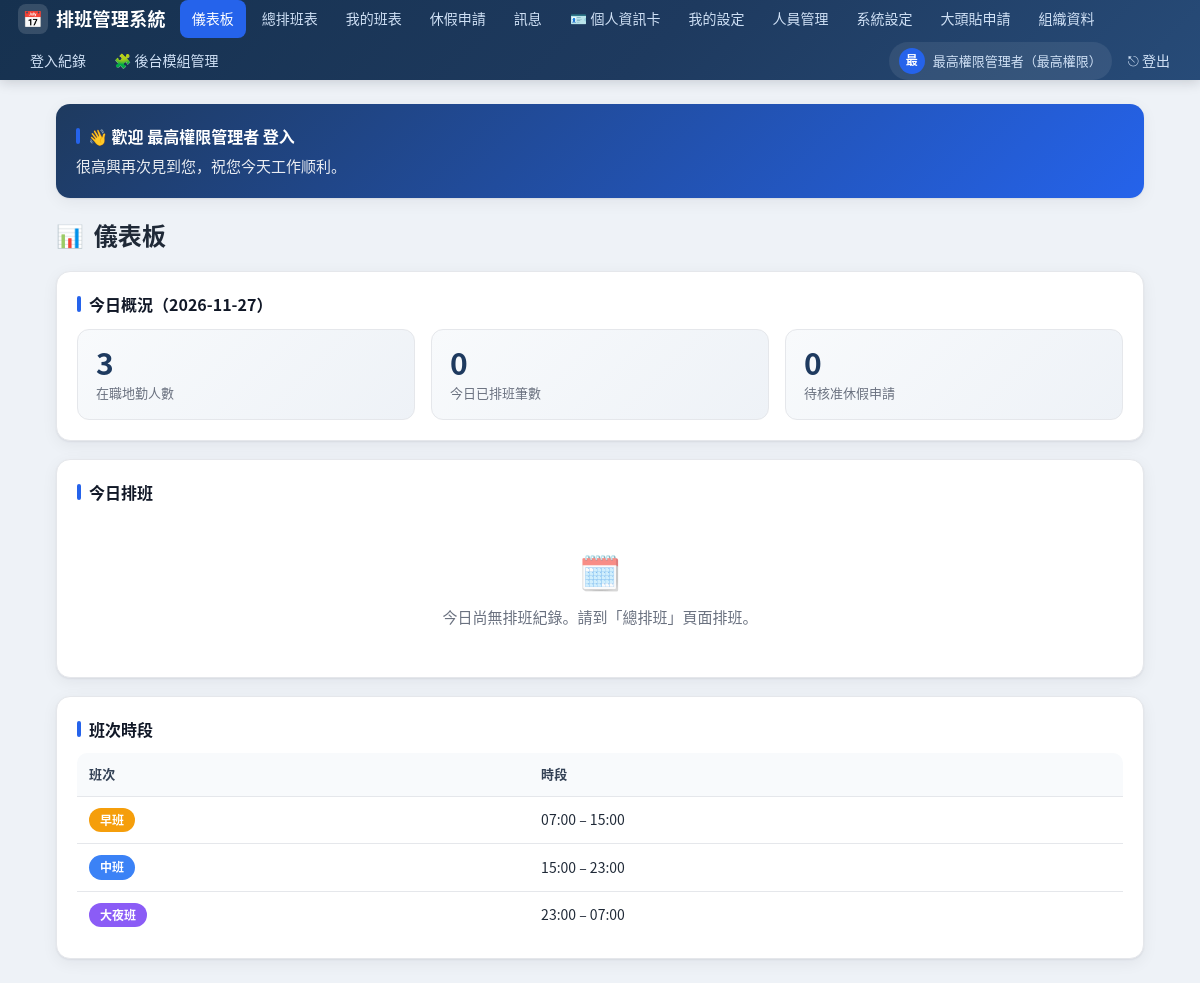
The page / (signed in) on the database its author committed.
### tables this page shows
CREATE TABLE settings (
    key TEXT PRIMARY KEY,
    value TEXT
);

CREATE TABLE shifts (
    id INTEGER PRIMARY KEY AUTOINCREMENT,
    name TEXT NOT NULL,
    start_time TEXT NOT NULL,
    end_time TEXT NOT NULL,
    color TEXT DEFAULT '#6b7280',
    active INTEGER DEFAULT 1
);

### app.py (the view)
@app.route("/")
@login_required()
def index():
    today = date.today().isoformat()
    db = get_db()
    shifts = db.execute("SELECT * FROM shifts WHERE active=1 ORDER BY start_time").fetchall()
    if session["role"] in ("admin", "superadmin"):
        staff_count = db.execute(
            "SELECT COUNT(*) FROM users WHERE role='staff' AND active=1").fetchone()[0]
        today_sched = db.execute(
            """SELECT s.date, u.full_name, sh.name AS shift_name, sh.color, f.flight_no
               FROM schedules s JOIN users u ON u.id=s.user_id
               JOIN shifts sh ON sh.id=s.shift_id
               LEFT JOIN flights f ON f.id=s.flight_id
               WHERE s.date=? ORDER BY sh.start_time""", (today,)).fetchall()
        pending = db.execute(
            "SELECT COUNT(*) FROM leave_requests WHERE status='pending'").fetchone()[0]
    else:
        staff_count = 0
        today_sched = []
        pending = 0
    db.close()
    return render_template("index.html", today=today, shifts=shifts,
                           staff_count=staff_count, today_sched=today_sched,
                           pending=pending)

### app.py (called while the page is built)
def login_required(role=None):
    def deco(fn):
        @wraps(fn)
        def wrapper(*a, **kw):
            if "user_id" not in session:
                return redirect(url_for("login"))
            if role:
                allowed = role if isinstance(role, (list, tuple)) else [role]
                if session.get("role") not in allowed:
                    flash(t("need_admin", session.get("lang", "zh")), "warning")
                    return redirect(url_for("index"))
            return fn(*a, **kw)
        return wrapper
    return deco

@app.before_request
def _ensure_db():
    if not hasattr(app, "_db_ready"):
        init_db()
        app._db_ready = True

### i18n.py (called while the page is built)
def t(key, lang="zh"):
    entry = I18N.get(key)
    if not entry:
        return key
    return entry.get(lang) or entry.get("zh") or key

### models.py (called while the page is built)
def get_db():
    conn = sqlite3.connect(DB_PATH)
    conn.row_factory = sqlite3.Row
    conn.execute("PRAGMA foreign_keys = ON")
    return conn

def get_setting(key, default=None):
    conn = get_db()
    row = conn.execute("SELECT value FROM settings WHERE key=?", (key,)).fetchone()
    conn.close()
    return row["value"] if row else default

def get_module_names():
    result = {}
    for key, default in MODULE_LABELS.items():
        result[key] = get_setting("module_name:" + key, default)
    return result

### templates/index.html
{% extends "base.html" %}
{% block content %}
<div class="card" style="background:linear-gradient(135deg,#1e3a5f,#2563eb); color:#fff; border:none;">
  <h2 style="color:#fff; margin:0;">👋 {{ T('welcome_login', name=session.get('full_name')) }}</h2>
  <p style="margin:6px 0 0; opacity:.9;">{{ T('welcome_greeting') }}</p>
</div>
<div class="page-head"><h1><span class="ico">📊</span>{{ T('dashboard') }}</h1></div>
{% if is_admin %}
<div class="card">
  <h2>{{ T('today_overview') }}（{{ today }}）</h2>
  <div class="stats">
    <div class="stat-card"><div class="stat">{{ staff_count }}</div><div class="label">{{ T('staff_count') }}</div></div>
    <div class="stat-card"><div class="stat">{{ today_sched|length }}</div><div class="label">{{ T('today_sched_count') }}</div></div>
    <div class="stat-card"><div class="stat">{{ pending }}</div><div class="label">{{ T('pending_leave') }}</div></div>
  </div>
</div>
<div class="card">
  <h2>{{ T('today_schedule') }}</h2>
  {% if today_sched %}
  <div class="table-wrap">
  <table>
    <thead><tr><th>{{ T('full_name') }}</th><th>{{ T('shift') }}</th><th>{{ T('flight') }}</th></tr></thead>
    <tbody>
    {% for r in today_sched %}
    <tr>
      <td>{{ r.full_name }}</td>
      <td><span class="badge" style="background:{{ r.color }}">{{ r.shift_name }}</span></td>
      <td>{{ r.flight_no or '-' }}</td>
    </tr>
    {% endfor %}
    </tbody>
  </table>
  </div>
  {% else %}
  <div class="empty"><span class="big">🗓️</span>{{ T('no_schedule_today') }}</div>
  {% endif %}
</div>
{% else %}
<div class="card">
  <p>{{ T('welcome_staff') }}</p>
</div>
{% endif %}
<div class="card">
  <h2>{{ T('shift_periods') }}</h2>
  <div class="table-wrap">
  <table>
    <thead><tr><th>{{ T('shift') }}</th><th>{{ T('time') }}</th></tr></thead>
    <tbody>
    {% for s in shifts %}
    <tr>
      <td><span class="badge" style="background:{{ s.color }}">{{ s.name }}</span></td>
      <td>{{ s.start_time }} – {{ s.end_time }}</td>
    </tr>
    {% endfor %}
    </tbody>
  </table>
  </div>
</div>
{% endblock %}

### templates/base.html (shortened to what this page needs)
<!doctype html>
<html lang="{{ lang }}">
<head>
</head>
<body>
  <nav>
    <span class="brand"><span class="logo">📅</span>{{ site_name }}</span>
    {% set ep = request.endpoint or '' %}
    <a class="navlink {{ 'active' if ep=='index' }}" href="{{ url_for('index') }}">{{ module_names['nav_dashboard'] }}</a>
    <a class="navlink {{ 'active' if ep=='schedule' }}" href="{{ url_for('schedule') }}">{{ module_names['nav_schedule'] }}</a>
    <a class="navlink {{ 'active' if ep=='my_schedule' }}" href="{{ url_for('my_schedule') }}">{{ module_names['nav_mine'] }}</a>
    <a class="navlink {{ 'active' if ep in ('leave','leave_apply','leave_review') }}" href="{{ url_for('leave') }}">{{ module_names['nav_leave'] }}</a>
    <a class="navlink {{ 'active' if ep in ('messages','messages_send','messages_read') }}" href="{{ url_for('messages') }}">{{ module_names['nav_messages'] }}{% if unread_count %}<span class="badge">{{ unread_count }}</span>{% endif %}</a>
    <a class="navlink {{ 'active' if ep in ('profile',) }}" href="{{ url_for('profile') }}">🪪 {{ module_names['nav_profile'] }}</a>
    <a class="navlink {{ 'active' if ep=='my_settings' }}" href="{{ url_for('my_settings') }}">{{ module_names['nav_my_settings'] }}</a>
    {% if is_admin %}
      <a class="navlink {{ 'active' if ep in ('users','users_add','users_toggle','users_reset_pw','users_set_role') }}" href="{{ url_for('users') }}">{{ module_names['nav_users'] }}</a>
      <a class="navlink {{ 'active' if ep=='settings' }}" href="{{ url_for('settings') }}">{{ module_names['nav_settings'] }}</a>
      <a class="navlink {{ 'active' if ep in ('avatar_requests','avatar_review') }}" href="{{ url_for('avatar_requests') }}">{{ T('avatar_requests') }}</a>
    {% endif %}
    {% if is_super %}
      <a class="navlink {{ 'active' if ep in ('org','org_add','org_delete') }}" href="{{ url_for('org') }}">{{ T('org_data') }}</a>
      <a class="navlink {{ 'active' if ep=='login_logs' }}" href="{{ url_for('login_logs') }}">{{ module_names['nav_logs'] }}</a>
      <a class="navlink {{ 'active' if ep in ('admin_modules',) }}" href="{{ url_for('admin_modules') }}">🧩 {{ T('nav_modules') }}</a>
    {% endif %}
    <a class="who" href="{{ url_for('profile') }}" title="{{ T('profile') }}">
      <span class="avatar">{{ (session.get('full_name') or '?')[0] }}</span>
      <span class="who-name">{{ session.get('full_name') }}（{{ T('role_super') if session.get('role')=='superadmin' else (T('role_admin') if session.get('role')=='admin' else T('role_staff')) }}）</span>
    </a>
    <a class="logout" href="{{ url_for('logout') }}">⎋ {{ T('nav_logout') }}</a>
  </nav>
  <div class="container">
    {% block content %}{% endblock %}
  </div>
</body>
</html>

### templates/base.html (style rules this page uses)
:root { --primary:#1e3a5f; --primary-2:#2d4a73; --accent:#2563eb; --accent-2:#1d4ed8; --bg:#eef2f7; --surface:#ffffff; --text:#1f2937; --muted:#6b7280; --border:#e5e7eb; --radius:14px; --radius-sm:9px; --shadow:0 1px 2px rgba(16,24,40,.06), 0 4px 16px rgba(16,24,40,.06); --shadow-hover:0 4px 8px rgba(16,24,40,.08), 0 12px 28px rgba(16,24,40,.10); --green:#16a34a; --red:#dc2626; --amber:#f59e0b; --gray:#6b7280; }
* { box-sizing:border-box; }
html { -webkit-text-size-adjust:100%; }
body { font-family:"Noto Sans CJK TC","Noto Sans JP","PingFang TC","Hiragino Sans", "Microsoft JhengHei",sans-serif; margin:0; background:var(--bg); color:var(--text); font-size:15px; line-height:1.55; -webkit-font-smoothing:antialiased; }
a { color:var(--accent); }
nav { background:linear-gradient(135deg,#16314f 0%,#1e3a5f 55%,#274b78 100%); color:#fff; padding:0 18px; display:flex; align-items:center; gap:4px; flex-wrap:wrap; min-height:58px; position:sticky; top:0; z-index:50; box-shadow:0 2px 12px rgba(16,24,40,.18); }
nav .brand { font-size:18px; font-weight:800; letter-spacing:.3px; display:flex; align-items:center; gap:8px; margin-right:10px; white-space:nowrap; }
nav .brand .logo { display:inline-flex; align-items:center; justify-content:center; width:30px; height:30px; border-radius:8px; background:rgba(255,255,255,.14); font-size:16px; }
nav a.navlink { color:#cfe0f5; text-decoration:none; padding:8px 12px; border-radius:8px; font-size:14px; font-weight:500; transition:background .15s, color .15s; white-space:nowrap; }
nav a.navlink.active { background:var(--accent); color:#fff; }
nav .who { font-size:13px; color:#cfe0f5; display:flex; align-items:center; gap:8px; padding:6px 10px; border-radius:999px; text-decoration:none; background:rgba(255,255,255,.08); }
nav .who .avatar { width:26px; height:26px; border-radius:50%; object-fit:cover; background:var(--accent); color:#fff; display:inline-flex; align-items:center; justify-content:center; font-size:12px; font-weight:700; }
nav a.logout { color:#cfe0f5; text-decoration:none; padding:8px 12px; border-radius:8px; font-size:14px; transition:background .15s; }
.container { max-width:1120px; margin:24px auto; padding:0 16px; }
.page-head { display:flex; align-items:center; justify-content:space-between; gap:12px; flex-wrap:wrap; margin-bottom:18px; }
h1 { font-size:24px; font-weight:800; margin:0; letter-spacing:.2px; display:flex; align-items:center; gap:10px; }
h1 .ico { font-size:22px; }
h2 { font-size:16px; font-weight:700; margin:0 0 12px; color:#111827; display:flex; align-items:center; gap:8px; }
h2::before { content:""; width:4px; height:16px; border-radius:2px; background:var(--accent); display:inline-block; }
.card { background:var(--surface); border:1px solid var(--border); border-radius:var(--radius); padding:20px; margin-bottom:18px; box-shadow:var(--shadow); transition:box-shadow .2s; }
.table-wrap { overflow-x:auto; -webkit-overflow-scrolling:touch; border-radius:10px; }
table { width:100%; border-collapse:collapse; min-width:520px; font-size:14px; }
th,td { padding:11px 12px; border-bottom:1px solid var(--border); text-align:left; }
th { background:#f8fafc; font-weight:700; color:#334155; white-space:nowrap; font-size:13px; text-transform:none; letter-spacing:.2px; }
tbody tr { transition:background .12s; }
tbody tr:last-child td { border-bottom:none; }
.badge { display:inline-flex; align-items:center; gap:4px; padding:3px 11px; border-radius:999px; color:#fff; font-size:12px; font-weight:600; white-space:nowrap; }
.stat { font-size:30px; font-weight:800; color:var(--primary); line-height:1.1; }
.stats { display:flex; gap:16px; flex-wrap:wrap; }
.stat-card { flex:1 1 160px; background:linear-gradient(135deg,#f8fafc,#eef2f7); border:1px solid var(--border); border-radius:12px; padding:16px 18px; }
.stat-card .label { color:var(--muted); font-size:13px; margin-top:4px; }
.empty { text-align:center; color:var(--muted); padding:28px 12px; }
.empty .big { font-size:34px; display:block; margin-bottom:8px; opacity:.6; }

### rows shown on the page
settings: value "排班管理系統"
settings: nav_dashboard "儀表板", value "儀表板"
settings: nav_schedule "總排班表"
settings: nav_mine "我的班表"
settings: nav_leave "休假申請"
settings: nav_messages "訊息"
settings: nav_profile "個人資訊卡"
settings: nav_my_settings "我的設定"
settings: nav_users "人員管理"
settings: nav_settings "系統設定"
settings: nav_logs "登入紀錄"
shifts: name "早班", start_time "07:00", end_time "15:00"
shifts: name "中班", start_time "15:00", end_time "23:00"
shifts: name "大夜班", start_time "23:00", end_time "07:00"

### other values the page prints
{{ T('avatar_requests') }} "大頭貼申請"
{{ T('org_data') }} "組織資料"
{{ T('nav_modules') }} "後台模組管理"
{{ (session.get('full_name') or '?')[0] }} "最"
{{ session.get('full_name') }} "最高權限管理者"
{{ T('nav_logout') }} "登出"
{{ T('welcome_login', name=session.get('full_name')) }} "歡迎 最高權限管理者 登入"
{{ T('welcome_greeting') }} "很高興再次見到您，祝您今天工作顺利。"
{{ T('today_overview') }} "今日概況"
{{ staff_count }} "3"
{{ T('staff_count') }} "在職地勤人數"
{{ today_sched|length }} "0"
{{ T('today_sched_count') }} "今日已排班筆數"
{{ pending }} "0"
{{ T('pending_leave') }} "待核准休假申請"
